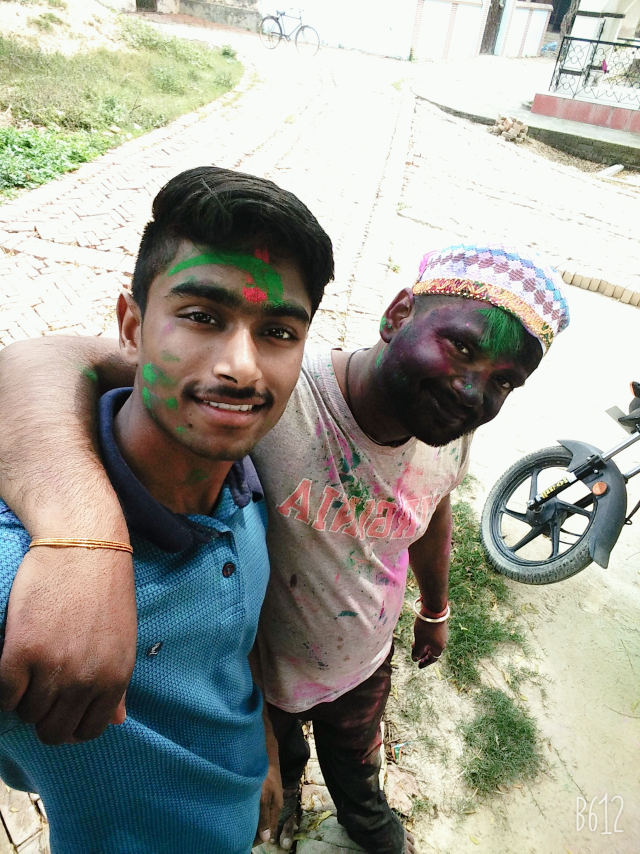
#> input picture Edit Image/pic1.jpg, 1920 x 2560 px (shown at 1/3 size)
$ python Edit_image_with_python.py
#> lines starting #> are read from the running program, lines starting #| are printed output that depends on the picture
## Installation of pillow library
## change the image extension
## resize image files
## resize multiple image using for loop
## sharpness
## brightness
## color
## contrast
## image blue , Gaussian Blur
from PIL import Image, ImageEnhance, ImageFilter
import os

img1 = Image.open('pic1.jpg')
#> img1 is the input picture: PIL image 1920x2560 RGB; mean R, G, B 157.7, 158, 148.9
# img1.save('Pic1.png') ## save
# img1.show() ## show
# # resize
# max_size = (25,250)
# img1.thumbnail(max_size)
# img1.save('repic1.jpg')

###
# for item in os.listdir():
#     if item.endswith('.jpg'):
#         img1 = Image.open(item)
#         filename,extension=os.path.splitext(item)
#         img1.save(f"{filename}.png")


#### sharpness
# enhancer = ImageEnhance.Sharpness(img1)
# enhancer.enhance(10).show()
# # 0 --> Blurry
# # 1 --> Original image
# # 2 ---> Image with increased sharpness

#### --- color ---
enhancer = ImageEnhance.Color(img1)
enhancer.enhance(19).show()
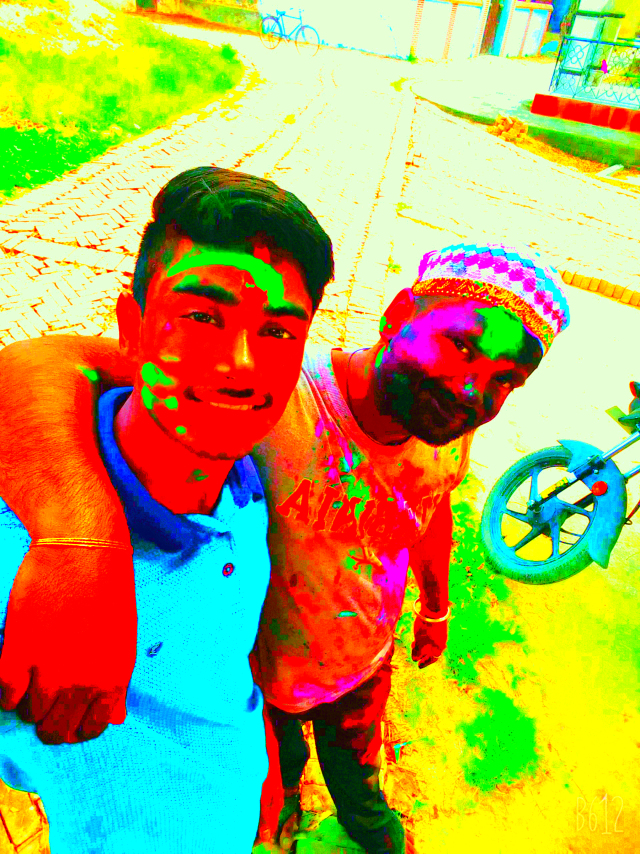
#> shown: PIL image 1920x2560 RGB (shown at 1/3 size); mean R, G, B 173, 168, 92.3

##### ---- Brightness---
# enhancer = ImageEnhance.Brightness(img1)
# enhancer.enhance(2).show()


#### Contrast ----##

#enhancer = ImageEnhance.Contrast(img1)
enhancer.enhance(1).show()


##### ---- Image blur----###

$ run again, with Edit Image/pic2.jpg copied over Edit Image/pic1.jpg
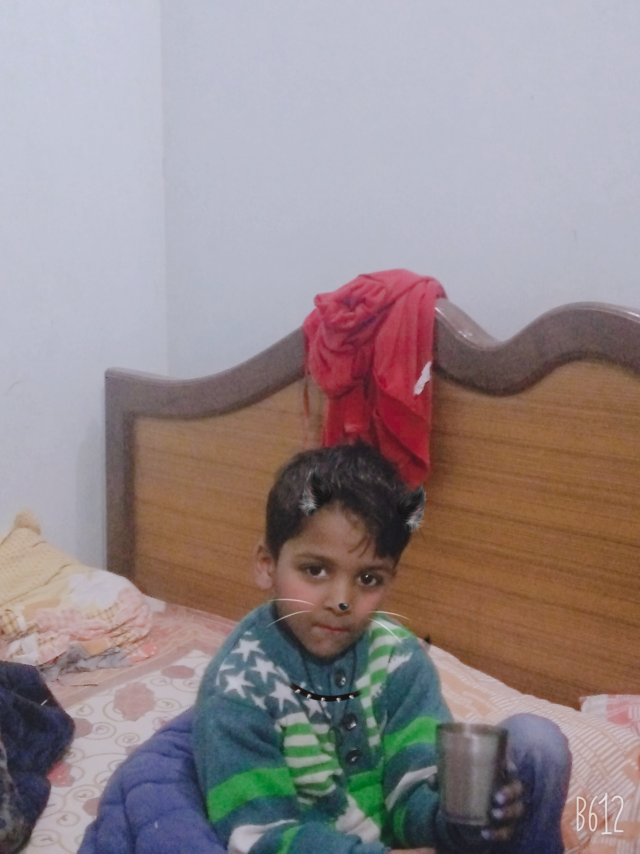
#> input picture Edit Image/pic2.jpg, 1920 x 2560 px (shown at 1/3 size)
#> img1 is the input picture: PIL image 1920x2560 RGB; mean R, G, B 148.4, 136.3, 138.4
#> `enhancer.enhance(19).show()`:
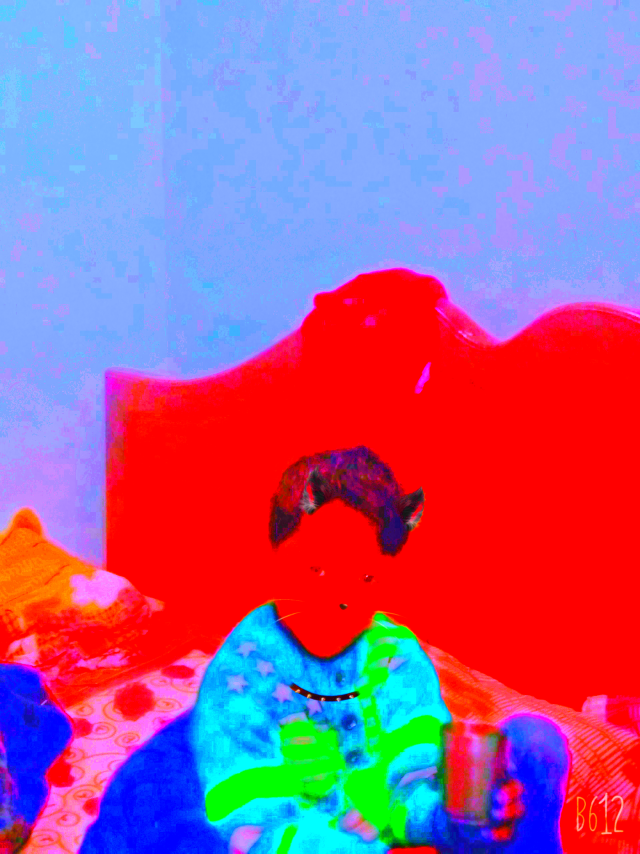
#> shown: PIL image 1920x2560 RGB (shown at 1/3 size); mean R, G, B 165.7, 98.9, 149.5
